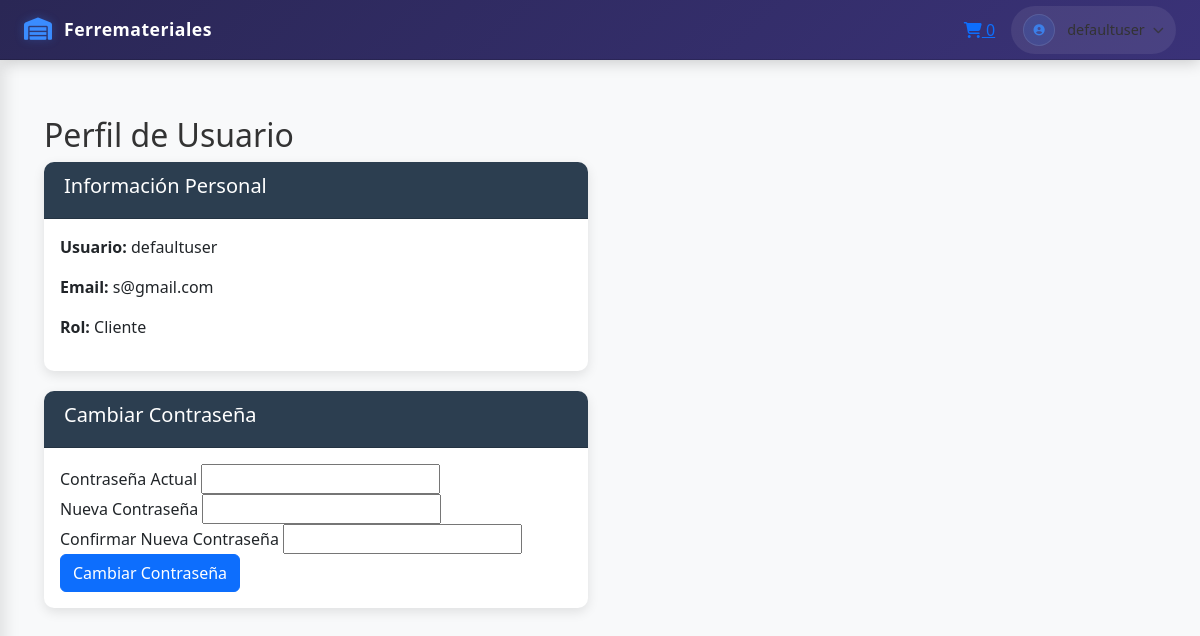
The app's page /accounts/profile/ (signed in) with its own data.
### apps/users/models.py (models this page shows, shortened)
class CustomUser(AbstractUser):
    username = models.CharField(max_length=150, unique=True, default='defaultuser')
    email = models.EmailField(_("email address"), unique=True)
    ROLE_CHOICES = [
        ('cliente', 'Cliente'),
        ('trabajador', 'Trabajador'),
        ('admin', 'Administrador'),
        ('superadmin', 'Superadministrador')
    ]
    role = models.CharField(max_length=20, choices=ROLE_CHOICES, default='cliente')
    USERNAME_FIELD = "username"
    REQUIRED_FIELDS = ["email"]
    objects = CustomUserManager()
    class Meta:
        db_table = 'custom_user'
        verbose_name = _("User")
        verbose_name_plural = _("Users")

### apps/users/views.py (the view, shortened to what this page needs)
# urls.py: path('accounts/profile/', profile, name='profile'),
@login_required
def profile(request):
    password_form = PasswordChangeForm(user=request.user)
    users = CustomUser.objects.all() if request.user.role == 'admin' else None
    return render(request, 'users/profile.html', {'users': users, 'password_form': password_form})

### templates/users/profile.html (shortened to what this page needs)
{% extends "base.html" %}
{% block content %}
<div class="container mt-4">
    <h2>Perfil de Usuario</h2>
    <div class="row">
        <div class="col-md-6">
            <div class="card">
                <div class="card-header">
                    <h5>Información Personal</h5>
                </div>
                <div class="card-body">
                    <p><strong>Usuario:</strong> {{ user.username }}</p>
                    <p><strong>Email:</strong> {{ user.email }}</p>
                    <p><strong>Rol:</strong> {{ user.get_role_display }}</p>
                </div>
            </div>
            <div class="card mt-3">
                <div class="card-header">
                    <h5>Cambiar Contraseña</h5>
                </div>
                <div class="card-body">
                    <form method="post">
                        <div class="form-group">
                            <label for="{{ password_form.old_password.id_for_label }}">Contraseña Actual</label>
                            {{ password_form.old_password }}
                        </div>
                        <div class="form-group">
                            <label for="{{ password_form.new_password1.id_for_label }}">Nueva Contraseña</label>
                            {{ password_form.new_password1 }}
                        </div>
                        <div class="form-group">
                            <label for="{{ password_form.new_password2.id_for_label }}">Confirmar Nueva Contraseña</label>
                            {{ password_form.new_password2 }}
                        </div>
                        <button type="submit" class="btn btn-primary">Cambiar Contraseña</button>
                    </form>
                </div>
            </div>
        </div>
    </div>
</div>
{% endblock %}

### templates/includes/navbar.html (shortened to what this page needs)
<header class="dashboard-header">
    <div class="header-container">
        <div class="header-left">
            <a class="brand" href="{% if user.is_authenticated %}{% url 'catalog' %}{% else %}/{% endif %}">
                <i class="fas fa-warehouse brand-icon"></i>
                <span class="brand-name" style="color: white;">Ferremateriales</span>
            </a>
        </div>
        <div class="header-right">
            {% if user.is_authenticated and user.role == 'cliente' %}
            <a href="{% url 'cart:cart_detail' %}" class="cart-link">
                <i class="fas fa-shopping-cart"></i>
                <span class="cart-count" id="cartItemCount">0</span>
            </a>
            {% endif %}
            <div class="user-dropdown dropdown">
                <button class="user-btn" type="button" id="userDropdown" data-bs-toggle="dropdown">
                    <div class="user-avatar">
                        <i class="fas fa-user-circle"></i>
                    </div>
                    <span class="user-name">{{ user.username }}</span>
                    <i class="fas fa-chevron-down"></i>
                </button>
            </div>
        </div>
    </div>
</header>

### static/css/adap.css (style rules this page uses)
:root { --primary-color: #2c3e50; --secondary-color: #3498db; --accent-color: #e74c3c; --light-color: #f8f9fa; --dark-color: #1a252f; --success-color: #2ecc71; --warning-color: #f39c12; --info-color: #3498db; --sidebar-width: 280px; --transition-speed: 0.3s; --header-height: 60px; --sidebar-dark: #2a2755; --sidebar-accent: #3d3780; --header-bg: linear-gradient(135deg, #2a2755, #3a3278); --sidebar-text: #ffffff; --sidebar-text-active: #ffffff; --header-text-hover: #ffffff; --primary-blue: #3a8cff; --primary-purple: #6a5acd; --primary-pink: #ff4d8d; --secondary-pink: rgba(255, 77, 141, 0.15); --transition: all 0.3s cubic-bezier(0.25, 0.8, 0.25, 1); }
body { font-family: 'Segoe UI', 'Roboto', sans-serif; background-color: #f5f7fa; color: #333; overflow-x: hidden; padding-top: var(--header-height); }
.dashboard-header { position: fixed; top: 0; left: 0; right: 0; height: var(--header-height); background: var(--header-bg); box-shadow: 0 2px 15px rgba(0,0,0,0.2); z-index: 1030; display: flex; align-items: center; padding: 0 1.5rem; border-bottom: 1px solid rgba(0,0,0,0.15); }
.header-container { width: 100%; display: flex; justify-content: space-between; align-items: center; }
.header-left { display: flex; align-items: center; }
.brand { display: flex; align-items: center; text-decoration: none; color: var(--header-text); font-weight: 600; }
.brand-icon { font-size: 1.4rem; color: var(--primary-blue); margin-right: 0.75rem; text-shadow: 0 0 10px rgba(58, 140, 255, 0.3); }
.brand-name { font-size: 1.1rem; letter-spacing: 0.5px; }
.header-right { display: flex; align-items: center; gap: 1rem; }
.user-dropdown { position: relative; }
.user-btn { background: rgba(255,255,255,0.08); border: none; color: var(--header-text); display: flex; align-items: center; cursor: pointer; padding: 0.5rem 0.75rem; border-radius: 30px; transition: var(--transition); }
.user-avatar { width: 32px; height: 32px; border-radius: 50%; background: rgba(58, 140, 255, 0.15); color: var(--primary-blue); display: flex; align-items: center; justify-content: center; font-size: 1.1rem; margin-right: 0.75rem; border: 1px solid rgba(255,255,255,0.1); }
.user-name { font-weight: 500; font-size: 0.9rem; margin-right: 0.5rem; }
.user-btn i:last-child { font-size: 0.7rem; opacity: 0.8; }
.card { border-radius: 10px; box-shadow: 0 4px 12px rgba(0, 0, 0, 0.1); border: none; margin-bottom: 20px; transition: transform 0.3s ease; }
.card-header { background-color: var(--primary-color); color: white; border-radius: 10px 10px 0 0 !important; padding: 12px 20px; font-weight: 600; }

### records on screen
CustomUser: username "defaultuser", email "s@gmail.com", role "Cliente"
